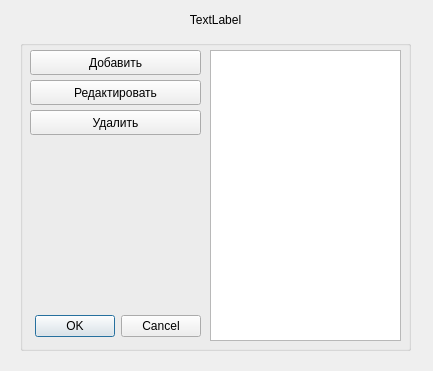
<?xml version="1.0" encoding="UTF-8"?>
<ui version="4.0">
 <class>R_d</class>
 <widget class="QDialog" name="R_d">
  <property name="geometry">
   <rect>
    <x>0</x>
    <y>0</y>
    <width>433</width>
    <height>371</height>
   </rect>
  </property>
  <property name="windowTitle">
   <string>Сервис</string>
  </property>
  <widget class="QGroupBox" name="groupBox">
   <property name="geometry">
    <rect>
     <x>20</x>
     <y>40</y>
     <width>391</width>
     <height>311</height>
    </rect>
   </property>
   <property name="title">
    <string/>
   </property>
   <widget class="QTableView" name="tableView">
    <property name="geometry">
     <rect>
      <x>190</x>
      <y>10</y>
      <width>191</width>
      <height>291</height>
     </rect>
    </property>
   </widget>
   <widget class="QDialogButtonBox" name="buttonBox">
    <property name="geometry">
     <rect>
      <x>10</x>
      <y>270</y>
      <width>171</width>
      <height>32</height>
     </rect>
    </property>
    <property name="orientation">
     <enum>Qt::Horizontal</enum>
    </property>
    <property name="standardButtons">
     <set>QDialogButtonBox::Cancel|QDialogButtonBox::Ok</set>
    </property>
   </widget>
   <widget class="QPushButton" name="add">
    <property name="geometry">
     <rect>
      <x>10</x>
      <y>10</y>
      <width>171</width>
      <height>25</height>
     </rect>
    </property>
    <property name="text">
     <string>Добавить</string>
    </property>
   </widget>
   <widget class="QPushButton" name="edit">
    <property name="geometry">
     <rect>
      <x>10</x>
      <y>40</y>
      <width>171</width>
      <height>25</height>
     </rect>
    </property>
    <property name="text">
     <string>Редактировать</string>
    </property>
   </widget>
   <widget class="QPushButton" name="delete_2">
    <property name="geometry">
     <rect>
      <x>10</x>
      <y>70</y>
      <width>171</width>
      <height>25</height>
     </rect>
    </property>
    <property name="text">
     <string>Удалить</string>
    </property>
   </widget>
  </widget>
  <widget class="QLabel" name="label">
   <property name="geometry">
    <rect>
     <x>20</x>
     <y>10</y>
     <width>391</width>
     <height>20</height>
    </rect>
   </property>
   <property name="text">
    <string>TextLabel</string>
   </property>
   <property name="alignment">
    <set>Qt::AlignCenter</set>
   </property>
  </widget>
 </widget>
 <resources/>
 <connections>
  <connection>
   <sender>buttonBox</sender>
   <signal>accepted()</signal>
   <receiver>R_d</receiver>
   <slot>accept()</slot>
   <hints>
    <hint type="sourcelabel">
     <x>248</x>
     <y>254</y>
    </hint>
    <hint type="destinationlabel">
     <x>157</x>
     <y>274</y>
    </hint>
   </hints>
  </connection>
  <connection>
   <sender>buttonBox</sender>
   <signal>rejected()</signal>
   <receiver>R_d</receiver>
   <slot>reject()</slot>
   <hints>
    <hint type="sourcelabel">
     <x>316</x>
     <y>260</y>
    </hint>
    <hint type="destinationlabel">
     <x>286</x>
     <y>274</y>
    </hint>
   </hints>
  </connection>
 </connections>
</ui>
